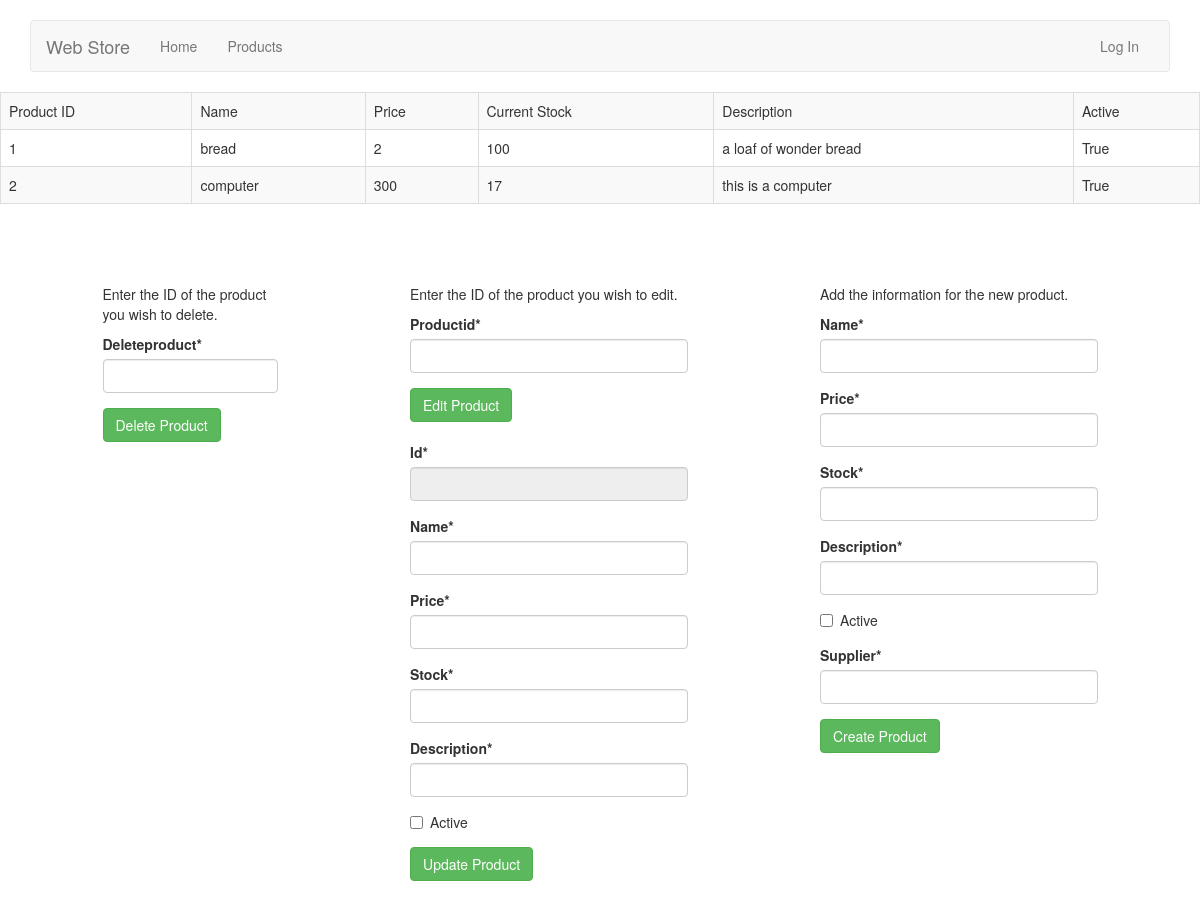
The app's page /productmanage, older data.
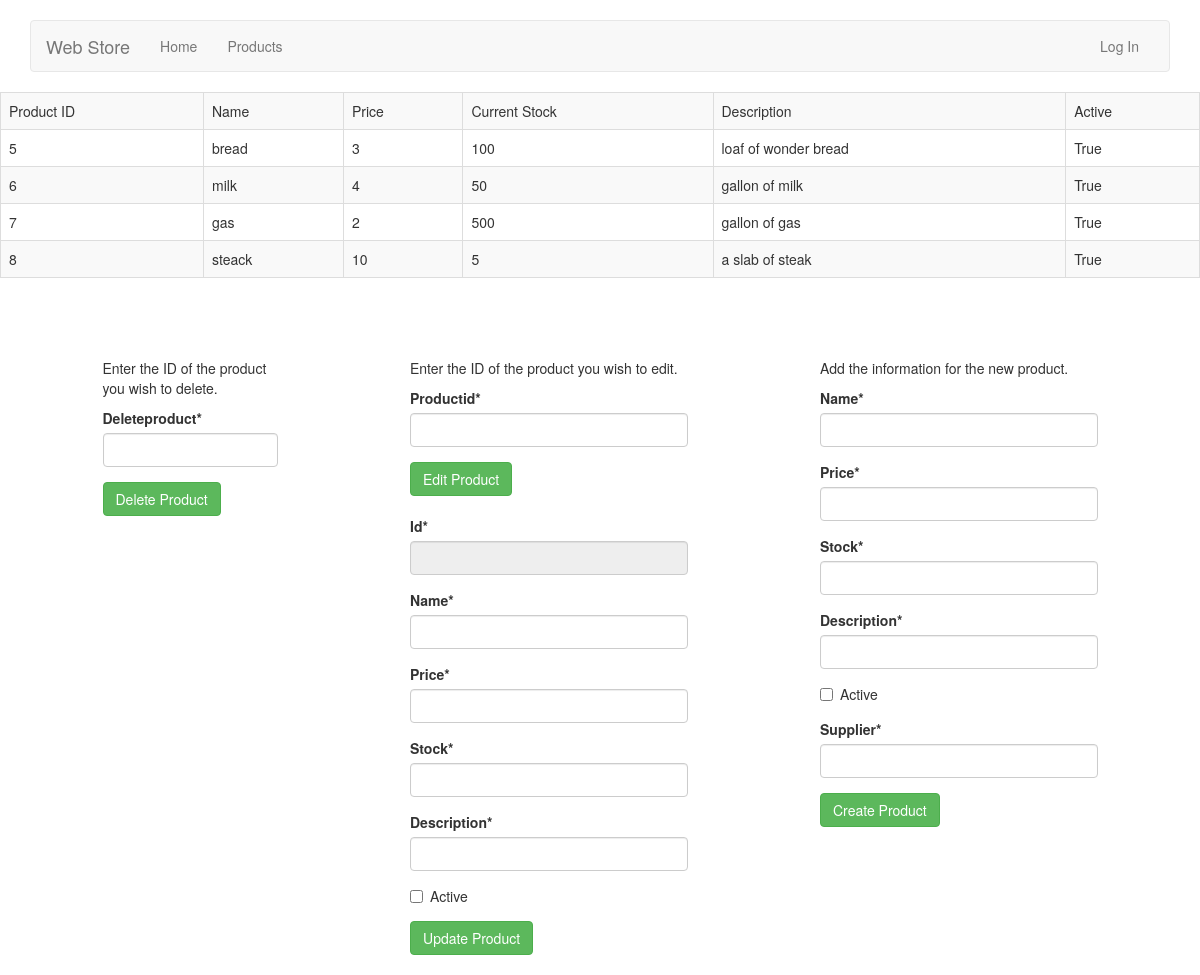
The same page, newer data.
### product/models.py (models this page shows)
class CreateProduct(models.Model):
	id = models.AutoField(primary_key=True)
	name = models.CharField(max_length=100)
	price = models.IntegerField()
	stock = models.IntegerField()
	description = models.TextField()
	active = models.BooleanField(default=True)

### home/views.py (the view, shortened to what this page needs)
# urls.py: url(r'^productmanage', 'home.views.products', name = 'manageproducts'),
def products(request):
	queryset = CreateProduct.objects.all()
	deleteform = DeleteProductForm(request.POST or None)
	lookupform = ProductLookUpForm(request.POST or None)
	updateform = UpdateProductForm(request.POST or None)
	createform = CreateProductForm(request.POST or None)
	context = {
		"deleteform": deleteform,
		"queryset": queryset,
		"updateform": updateform,
		"lookupform": lookupform,
		"createform": createform,
	}
	return render(request, "manageproducts.html", context)

### home/forms.py
class DeleteProductForm(forms.Form):
	deleteProduct = forms.IntegerField(widget = forms.TextInput)

class UpdateProductForm(forms.Form):
	id = forms.IntegerField(widget = forms.TextInput(attrs={'readonly':'readonly'}))
	name = forms.CharField(widget = forms.TextInput)
	price = forms.IntegerField(widget = forms.TextInput)
	stock = forms.IntegerField(widget = forms.TextInput)
	description = forms.CharField(widget = forms.TextInput)
	active = forms.BooleanField(widget = forms.CheckboxInput, required=False)

### templates/manageproducts.html
{% extends 'base.html' %}
{% load crispy_forms_tags %}
{% block content %}
<table class='table table-striped table-bordered'>
	<tr><td>Product ID</td><td>Name</td><td>Price</td><td>Current Stock</td><td>Description</td><td>Active</td></tr>
	{% for obj in queryset %}
		<tr><td>{{ obj.id }}</td><td>{{ obj.name }}</td><td>{{ obj.price }}</td><td>{{ obj.stock }}</td><td>{{ obj.description }}</td><td>{{ obj.active }}</td></tr>
	{% endfor %}
</table>
<br><br><br>
<div class="row">
	<div class="col-xs-2 col-xs-offset-1">
		<p>Enter the ID of the product you wish to delete.</p>
		<form method='POST' action=''>{% csrf_token %}
			{{ deleteform|crispy }}
			<input type='submit' name="delete" class="btn btn-success" 	value='Delete Product' />
		</form>
	</div>
	<div class="col-xs-3 col-xs-offset-1">
		<p>Enter the ID of the product you wish to edit.</p>
		<form method='POST' action=''>{% csrf_token %}
			{{ lookupform|crispy }}
			<input type='submit' name="lookup" class="btn btn-success" 	value='Edit Product' />
		</form>
		<br>
		<form method='POST' action=''>{% csrf_token %}
			{{ updateform|crispy }}
			<input type='submit' name="update" class="btn btn-success" 	value='Update Product' />
		</form>
	</div>
	<div class="col-xs-3 col-xs-offset-1">
		<p>Add the information for the new product.</p>
		<form method='POST' action=''>{% csrf_token %}
			{{ createform|crispy }}
			<input type='submit' name="create" class="btn btn-success" 	value='Create Product' />
		</form>
	</div>
</div>
{% endblock %}

Row changes from the older to the newer data that the page shows:
removed CreateProduct: id "1", name "bread", price "2", stock "100", description "a loaf of wonder bread", active "True"
removed CreateProduct: id "2", name "computer", price "300", stock "17", description "this is a computer", active "True"
added CreateProduct: id "5", name "bread", price "3", stock "100", description "loaf of wonder bread", active "True"
added CreateProduct: id "6", name "milk", price "4", stock "50", description "gallon of milk", active "True"
added CreateProduct: id "7", name "gas", price "2", stock "500", description "gallon of gas", active "True"
added CreateProduct: id "8", name "steack", price "10", stock "5", description "a slab of steak", active "True"
